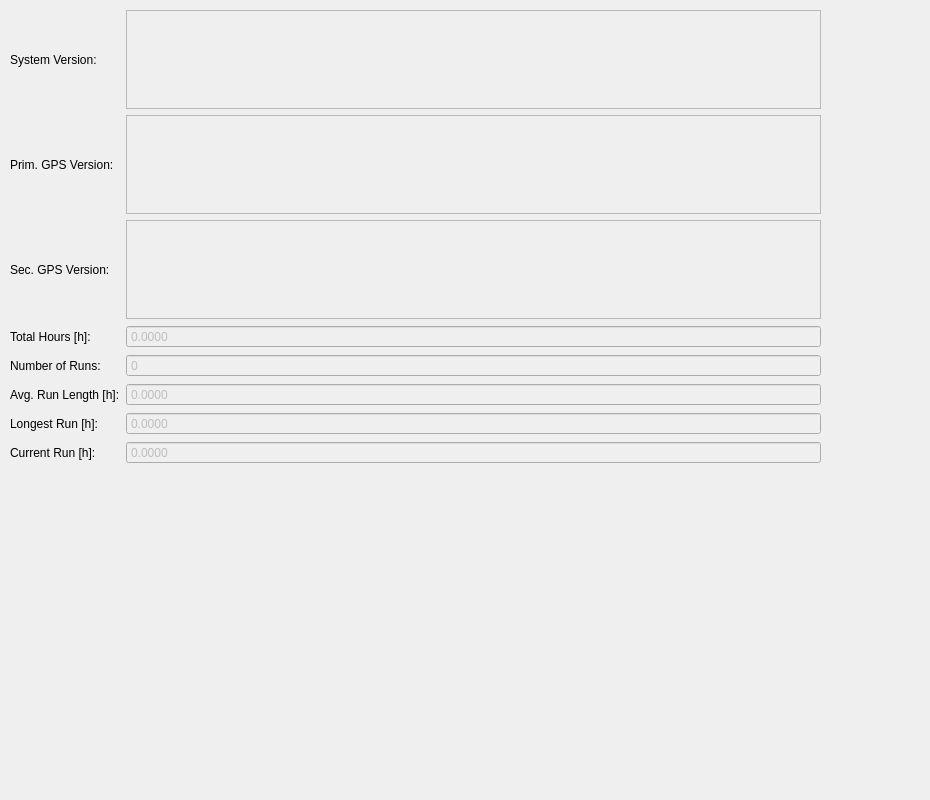
<?xml version="1.0" encoding="UTF-8"?>
<ui version="4.0">
 <class>VersionTab</class>
 <widget class="QWidget" name="VersionTab">
  <property name="geometry">
   <rect>
    <x>0</x>
    <y>0</y>
    <width>930</width>
    <height>800</height>
   </rect>
  </property>
  <property name="windowTitle">
   <string>Form</string>
  </property>
  <widget class="QWidget" name="gridLayoutWidget_2">
   <property name="geometry">
    <rect>
     <x>10</x>
     <y>10</y>
     <width>811</width>
     <height>454</height>
    </rect>
   </property>
   <layout class="QGridLayout" name="versionLayout">
    <item row="0" column="0">
     <widget class="QLabel" name="sysVerLabel">
      <property name="text">
       <string>System Version:</string>
      </property>
     </widget>
    </item>
    <item row="1" column="0">
     <widget class="QLabel" name="label">
      <property name="text">
       <string>Prim. GPS Version:</string>
      </property>
     </widget>
    </item>
    <item row="2" column="0">
     <widget class="QLabel" name="label_2">
      <property name="text">
       <string>Sec. GPS Version:</string>
      </property>
     </widget>
    </item>
    <item row="3" column="0">
     <widget class="QLabel" name="label_3">
      <property name="text">
       <string>Total Hours [h]:</string>
      </property>
     </widget>
    </item>
    <item row="3" column="1">
     <widget class="QDoubleSpinBox" name="totHoursSpinBox">
      <property name="enabled">
       <bool>false</bool>
      </property>
      <property name="readOnly">
       <bool>true</bool>
      </property>
      <property name="buttonSymbols">
       <enum>QAbstractSpinBox::NoButtons</enum>
      </property>
      <property name="decimals">
       <number>4</number>
      </property>
      <property name="maximum">
       <double>1000000.000000000000000</double>
      </property>
     </widget>
    </item>
    <item row="4" column="0">
     <widget class="QLabel" name="label_4">
      <property name="text">
       <string>Number of Runs:</string>
      </property>
     </widget>
    </item>
    <item row="4" column="1">
     <widget class="QSpinBox" name="runsNbrSpinBox">
      <property name="enabled">
       <bool>false</bool>
      </property>
      <property name="readOnly">
       <bool>true</bool>
      </property>
      <property name="buttonSymbols">
       <enum>QAbstractSpinBox::NoButtons</enum>
      </property>
      <property name="maximum">
       <number>1000000</number>
      </property>
     </widget>
    </item>
    <item row="5" column="0">
     <widget class="QLabel" name="label_5">
      <property name="text">
       <string>Avg. Run Length [h]:</string>
      </property>
     </widget>
    </item>
    <item row="5" column="1">
     <widget class="QDoubleSpinBox" name="avgRunLengthSpinBox">
      <property name="enabled">
       <bool>false</bool>
      </property>
      <property name="readOnly">
       <bool>true</bool>
      </property>
      <property name="buttonSymbols">
       <enum>QAbstractSpinBox::NoButtons</enum>
      </property>
      <property name="decimals">
       <number>4</number>
      </property>
      <property name="maximum">
       <double>1000000.000000000000000</double>
      </property>
     </widget>
    </item>
    <item row="6" column="0">
     <widget class="QLabel" name="label_6">
      <property name="text">
       <string>Longest Run [h]:</string>
      </property>
     </widget>
    </item>
    <item row="6" column="1">
     <widget class="QDoubleSpinBox" name="longestRunSpinBox">
      <property name="enabled">
       <bool>false</bool>
      </property>
      <property name="readOnly">
       <bool>true</bool>
      </property>
      <property name="buttonSymbols">
       <enum>QAbstractSpinBox::NoButtons</enum>
      </property>
      <property name="decimals">
       <number>4</number>
      </property>
      <property name="maximum">
       <double>1000000.000000000000000</double>
      </property>
     </widget>
    </item>
    <item row="7" column="0">
     <widget class="QLabel" name="label_7">
      <property name="text">
       <string>Current Run [h]:</string>
      </property>
     </widget>
    </item>
    <item row="7" column="1">
     <widget class="QDoubleSpinBox" name="currentRunSpinBox">
      <property name="enabled">
       <bool>false</bool>
      </property>
      <property name="readOnly">
       <bool>true</bool>
      </property>
      <property name="buttonSymbols">
       <enum>QAbstractSpinBox::NoButtons</enum>
      </property>
      <property name="decimals">
       <number>4</number>
      </property>
      <property name="maximum">
       <double>1000000.000000000000000</double>
      </property>
     </widget>
    </item>
    <item row="1" column="1">
     <widget class="QTextEdit" name="primGPSVerText">
      <property name="enabled">
       <bool>false</bool>
      </property>
      <property name="readOnly">
       <bool>true</bool>
      </property>
     </widget>
    </item>
    <item row="2" column="1">
     <widget class="QTextEdit" name="secGPSVerText">
      <property name="enabled">
       <bool>false</bool>
      </property>
      <property name="readOnly">
       <bool>true</bool>
      </property>
     </widget>
    </item>
    <item row="0" column="1">
     <widget class="QTextEdit" name="sysVerText">
      <property name="enabled">
       <bool>false</bool>
      </property>
      <property name="readOnly">
       <bool>true</bool>
      </property>
     </widget>
    </item>
   </layout>
  </widget>
 </widget>
 <resources/>
 <connections/>
</ui>
